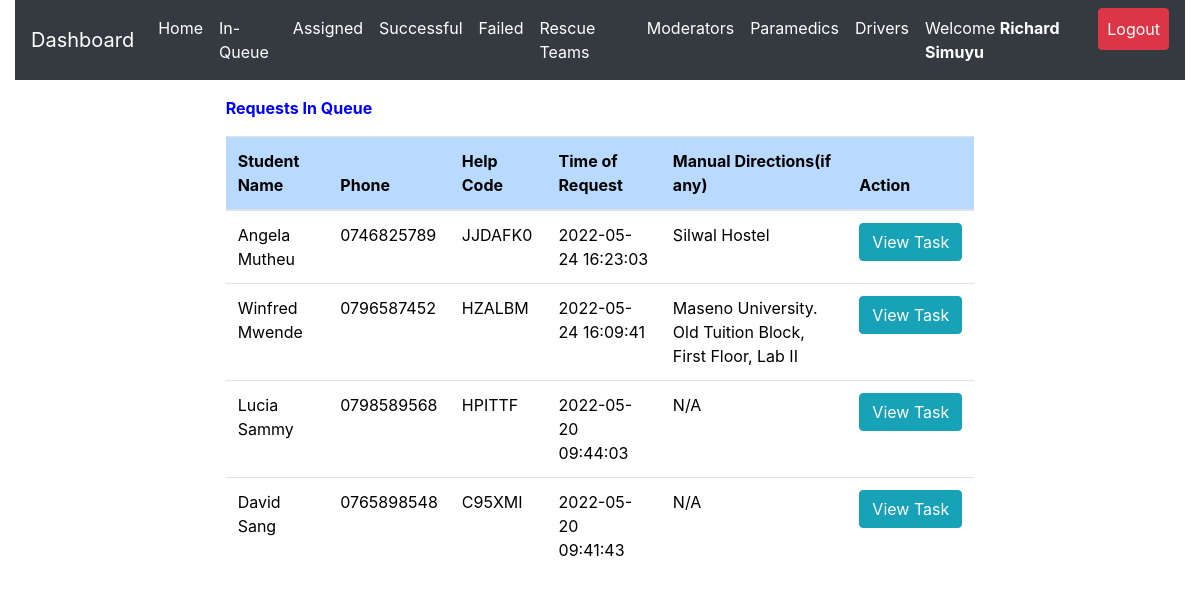
The page /admin/inqueue.php (signed in) on the database its author committed.
### tables this page shows
CREATE TABLE `request_status` (
  `id` int(20) NOT NULL,
  `helpID` varchar(50) NOT NULL,
  `ip_address` varchar(100) NOT NULL,
  `request_latitude` varchar(50) NOT NULL DEFAULT '0',
  `request_longitude` varchar(50) NOT NULL DEFAULT '0',
  `status` varchar(50) DEFAULT 'Pending',
  `emergency_type` varchar(50) NOT NULL,
  `manual_directions` varchar(500) DEFAULT 'N/A',
  `emergency_description` varchar(255) DEFAULT 'No Description',
  `admNo` varchar(255) NOT NULL,
  `timestamp` datetime NOT NULL DEFAULT CURRENT_TIMESTAMP
);

CREATE TABLE `student_details` (
  `id` int(20) NOT NULL,
  `regNum` varchar(255) NOT NULL,
  `firstname` varchar(255) NOT NULL,
  `lastname` varchar(255) NOT NULL,
  `emailaddress` varchar(255) NOT NULL,
  `phonenumber` varchar(15) NOT NULL,
  `password` varchar(255) NOT NULL,
  `password_reset_token` varchar(500) DEFAULT NULL,
  `date` datetime NOT NULL DEFAULT CURRENT_TIMESTAMP
);

### admin/inqueue.php (the view, shortened to what this page needs)
<?php
include 'server.php';
$admin_id = $_SESSION['admin_id'];
$admin_fname = $_SESSION['admin_firstname'];
$admin_lname = $_SESSION['admin_lastname'];
$admin_name = $admin_fname. " ".$admin_lname;
?>
<!DOCTYPE html>
<html lang="en">
<head>
<?php include './includes/header.php'; ?>
</head>
  <body>
    <?php include './includes/navbar.php'; ?>
  <div class="row m-3">
<div class="col-md-2"></div>
    <div class="col-md-8">
<div class="table-responsive-lg">
    <table class="table" style='color:black'>
        <thead>
          <p  style='color:blue; font-weight:bold'>
          Requests In Queue
</p>
            <tr >
              <th scope="col" class="table-primary">Student Name</th>
              <th scope="col" class="table-primary">Phone</th>
              <th scope="col" class="table-primary">Help Code</th>
              <th scope="col" class="table-primary">Time of Request</th>
              <th scope="col" class="table-primary">Manual Directions(if any)</th>
              <th scope="col" class="table-primary">Action</th>
            </tr>
          </thead>
          <tbody>
    <?php
    if($admin_id){
        $data_fetch_query = "SELECT request_status.id, request_status.helpID,request_status.manual_directions,request_status.status,request_status.emergency_description,
        request_status.admNo,request_status.timestamp,student_details.regNum,student_details.regNum,
        student_details.firstname,student_details.lastname,student_details.phonenumber
        FROM request_status
        INNER JOIN student_details ON request_status.admNo = student_details.regNum  WHERE request_status.status ='Pending' order by request_status.timestamp DESC;";
        $data_result = mysqli_query($db, $data_fetch_query);
        if ($data_result->num_rows > 0){
            while($row = $data_result->fetch_assoc()) {
            $help_code=$row["helpID"];
            $request_status=$row["status"];
            $name=$row["firstname"] ." ".$row["lastname"];
            $phone=$row["phonenumber"];
            $description=$row["emergency_description"];
        echo "<tr style='font-weight:normal'> <td>" .$row["firstname"]." ".$row["lastname"]. "</td>";
        echo "<td>" .$row["phonenumber"]."</td>";
        echo "<td>" .$row["helpID"]."</td>";
        echo "<td>" .$row["timestamp"]."</td>";
        echo "<td>" .$row["manual_directions"]."</td>";
        echo "<td>
        <form method ='POST' action='server.php'>
        <input  type='text' hidden name='help_code' value='$help_code'>
        <input type='submit'  data-description ='$description' data-adminname='$admin_name' data-adminid='$admin_id' data-helpcode='$help_code' data-name='$name' data-phone='$phone' data-status='$request_status' value='View Task' id='view_task_button' class='btn btn-info taskViewButton'>
        </form>
        </td> </tr>";
        }
        }else{
        echo "<td>"."No Requests Found"."</td>";
        }
        } else{
            echo "<td>"."No Data Found"."</td>";
        }
?>
          </tbody>
    </table>
  </div>
  </div>
  <div class="col-md-2"></div>
</div>
  </body>
</html>

### rows shown on the page
request_status: admNo.firstname "Angela", admNo.lastname "Mutheu", admNo.phonenumber "0746825789", helpID "JJDAFK0", timestamp "2022-05-24 16:23:03", manual_directions "Silwal Hostel"
request_status: admNo.firstname "Winfred", admNo.lastname "Mwende", admNo.phonenumber "0796587452", helpID "HZALBM", timestamp "2022-05-24 16:09:41", manual_directions "Maseno University. Old Tuition Block, First Floor, Lab II"
request_status: admNo.firstname "Lucia", admNo.lastname "Sammy", admNo.phonenumber "0798589568", helpID "HPITTF", timestamp "2022-05-20 09:44:03", manual_directions "N/A"
request_status: admNo.firstname "David", admNo.lastname "Sang", admNo.phonenumber "0765898548", helpID "C95XMI", timestamp "2022-05-20 09:41:43", manual_directions "N/A"

### other values the page prints
$_SESSION['admin_firstname'] "Richard"
$_SESSION['admin_lastname'] "Simuyu"
